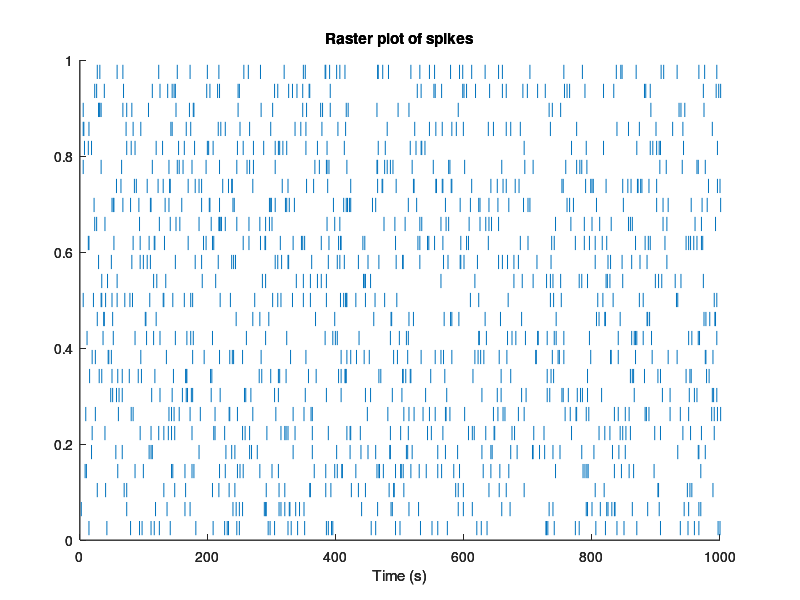
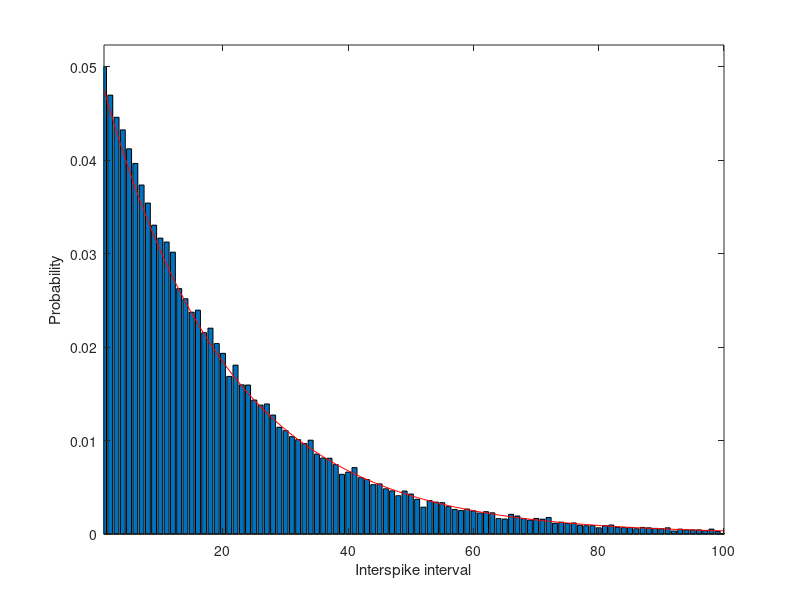
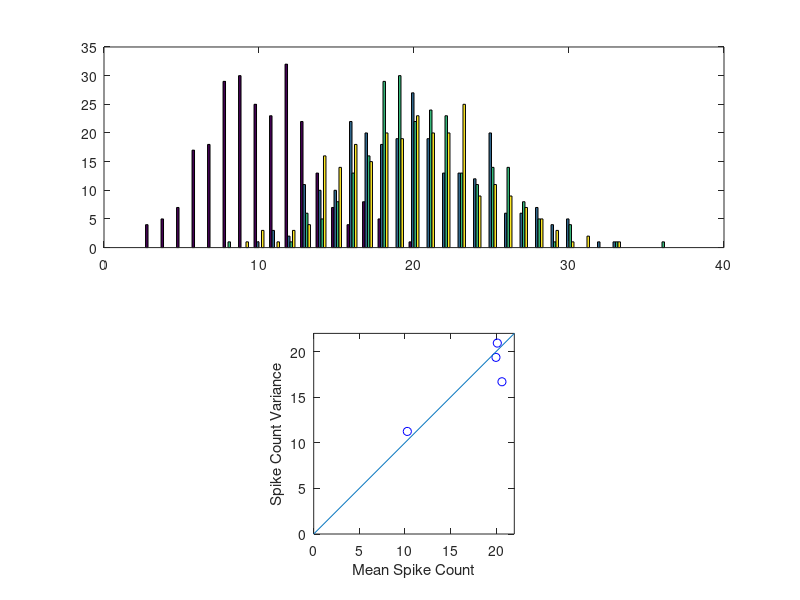

These figures' MATLAB source, in order:
function poissonTutorial

%%%%%%%%%%%%%%%%%%%%%%%%%%%%%%%%%%%%%%%%%%%%%%%%%%%%%%%%
%
% poissonTutorial.m
%
% NOTE: For compatibility with different web browsers,
% this file has been renamed 'poissonTutorial.txt'. In
% order to use it in MATLAB, you should rename it as
% 'poissonTutorial.m' and then open it up with the 
% MATLAB editor.
%
% This tutorial introduces the Poisson model of stochastic
% neuronal firing. It will demonstrate the type of variability
% seen in the response of sensory neurons, and explore the
% properties of that variability
%
% This tutorial is closely based on a tutorial created by 
% David Heeger for the Cold Spring Harbor course on Computational
% Neuroscience: Vision, which was subsequently extended by 
% Greg Horwitz.
%
% INSTRUCTIONS:
%
% While other approaches are possible, it is recommended that you
% put a breakpoint on the first line of executable code below, and
% then use the Matlab debugger to step through the lines while
% reading the text that is interspersed with code.
%
%%%%%%%%%%%%%%%%%%%%%%%%%%%%%%%%%%%%%%%%%%%%%%%%%%%%%%%%

clear all;          % clear, but don't move the windows

%%%%%%%%%%%%%%%%%%%%%%%%%%%%%%%%%%%%%%%%%%%%%%%%%%%%%%%%
% INTRODUCTION:
%
% It is not important that you memorize the equations for a Poisson
% process, but you should know something about its general properties
% how they relate to neuronal spiking.
%
% A Poisson process is a member of the class of stochastic (random)
% point (binary) processes.  It is formally defined by the following 
% set of equations (here, N(t) is the number of events that have occurred 
% by time 't').
%
% 1) N(0)=0 
%    This means that there are no spikes at the begining of time.
% 2) The process is stationary
%    This means that the rate of spike firing doesn't change over time,
% although neuronal responses can be modeled using Poisson processes with
% different rates during different epochs (e.g. background and stimulus periods).
% 3) The process has independent increments
%    This means that the number of spikes occurring in any interval is independent
% of the number of spikes occurring in any other (non-overlapping)
% interval. That is, what happened in the previous interval doesn't affect
% the current interval
% 3) Prob{N(h)=1} = lamba*h + o(h)
%    Translation: The probability of one event in a "brief" window of
% time is a constant, "lambda" multiplied by the duration of the window, "h".
% "o(h)" is the probability of more than one spike in a brief window, and it
% is vanishingly small. That is, spike counts in brief intervals are all zeros
% and ones.  For neurons, this applies if we use ~1 ms intervals.
%
% The Poisson model occurs very naturally in situations in which a
% large number of independent components all have the capacity 
% for generating an event, but none of them are very likely to do so
% at a given time.  For example, it does an excellent job of describing
% radioactive decay.
%
% Early neurophysiologists were struck by the irregularity spike trains
% recorded from neurons in vivo and thus the Poisson model of neural
% firing was born.  Even these early neurophysiologists were aware
% that the firing rates of real neurons are not stationary and don't have strictly
% independent increments.  Still, these violations aside, the Poisson
% model does a remarkable job of describing firing variability of cortical
% neurons.  
%
%%%%%%%%%%%%%%%%%%%%%%%%%%%%%%%%%%%%%%%%%%%%%%%%%%%%%%%%%
% SIMULATING POISSON SPIKING:
%
% One of the easiest ways to generate a Poisson spike train is to rely
% on the approximation:
%
%    Prob{1 spike during (t, t + timeStepS)} = r(t) * timeStepS
%
% where r(t) is the instantaneous firing rate (in spikes per second) and timeStepS 
% is the time step.  The right half of equation is essentially "lamba * h" from 
% equation 3 above, with the assumption that "o(h)" is zero -- timeStepS is short 
% enough so that there is no chance that the neuron would fire more than one spike 
% in any given interval.

% Let's begin by choosing a time step and by choosing an average
% firing rate.

timeStepS = 0.001;                  % 1 msec
spikesPerS = 50;                    % 50 spikes per second, on average
durationS = 1.000;                  % 1 sec simulation
times = 0:timeStepS:durationS;	% a vector with each time step		

% Now we choose random numbers, one for each time step, unformly distributed between 
% 0 and 1. We will use these to decide whether a spike has occurred at each time step.

vt = rand(size(times));

% Finally, create a vector of ones and zeros depending on whether the probability of firing
% (spikesPerS*timeStepS) is greater than the corresponding random number.  We
% have a function rasterPlot() that will plot the result as raster, using lines
% to show which time steps contain a spike.  This should appear in Figure 1,
% which you can move to a convenient position on your screen.  You might want to
% expand the window to see spikes that closely spaced.

spikes = (spikesPerS*timeStepS) > vt;
rasterPlot(spikes, timeStepS);

% The main point is that spikes occur at highly irregular times.  You might seen
% some signs of a pattern, but there is no reliable pattern in the occurrence of
% spikes.  If we make a new set of spike times, and plot that, you will see that
% it is different.  To make things simpler, we have a function makeSpikes() that
% will create spike trains in the manner described above, taking arguments for
% the time step, spike rate, and sample duration.  The function is at the end of this
% file if you want to see the code.  If you run the next two lines
% of code, a new spike train will appear in Figure 1.  

spikes = makeSpikes(timeStepS, spikesPerS, durationS);
rasterPlot(spikes, timeStepS);

% Because the Poisson process is stochastic, each spike train will look
% different, even though they have the same average number of spikes.  The
% variability is more easily seen if we display a set of spike trains together
% in the plot, in format know as a raster plot (each spike train is one line in
% the raster).

spikes = makeSpikes(timeStepS, spikesPerS, durationS, 25);
rasterPlot(spikes, timeStepS);

% Your eye might pick out patterns in the raster, but there is not reliable
% structure.  Each spike is independent of others in its train, and each spike
% train is independent of all others. When testing conditions are held constant
% in neurophysiological experiments, the spiking of individual neurons often
% looks like this

%%%%%%%%%%%%%%%%%%%%%%%%%%%%%%%%%%%%%%%%%%%%%%%%%%%%%%%%%
% INTER-SPIKE INTERVAL DISTRIBUTIONS:
%
% An interesting property of the Poisson process is that the interspike
% intervals are distributed exponentially.  This is a straightforward
% consequence of the definition of the Poisson process.  If the probability of a
% spike in each interval is p, the probability of seeing an interspike interval of 
% 1 interval is p.  The probability that there will not be a spike in the first
% interval is (1-p), so the probability of seeing an interspike interval of 2 is
% (1-p) * p.  The probability of seeing an interspike interval of 3 is (1-p)^2 *
% p.  Because the probability of going an extra interval without a spike
% decreases the probability by a factor of (1-p), the probability distribution
% for interspike interval will decrease by a fixed fraction for successive
% intervals, which will be an exponentially decaying function.  

% Let's plot the interspike intervals for our Poisson process. First, get the 
% spike times.

durationS = 1000;                                       % get lots of intervals
spikes = makeSpikes(timeStepS, spikesPerS, durationS);  % make a spike train
spikeTimes = find(spikes) * timeStepS * 1000;           % get times when spikes occurred (ms)

% We can get the inter-spike intervals by subtraction the times of successive
% spikes.

spikeIntervals = spikeTimes(2:length(spikeTimes)) - spikeTimes(1:length(spikeTimes) - 1);

% Compute a histogram of the spike intervals, normalized to unit volume.

figure(2);                                              % use Figure 2
binSize = 1;                                            % 1 ms bins
x = [1:binSize:100];
intervalDist = hist(spikeIntervals(spikeIntervals < 100), x);
intervalDist = intervalDist / sum(intervalDist) / binSize; % normalize by dividing by spike number
bar(x, intervalDist);

% As promised, the histogram of interspike intervals looks like an exponential 
% probability distribution.  For verificiation, we'll superimpose the exponential
% probability density function.
 
y = exppdf(x, 1 / (spikesPerS * timeStepS));            % exponential function, scaled to predicted max
axis([min(x) max(x) 0 max(y) * 1.1]);                   % make sure everything shows on the plot
xlabel('Interspike interval');
ylabel('Probability');
hold on;
plot(x, y, 'r');                                        % add exponential function 
hold off;

% The exponential interspike interval distribution for a Poisson process
% points to one way that real neurons will not be perfectly Poisson. Real neurons will
% have interspike intervals that depart from a perfectly exponential
% distribution.
%
% QUESTION 1: Why will real neurons not have a perfectly exponential
% interspike interval distribution?
%
% Before leaving the interval distribution, it is worth mentioning that although
% a Poisson process will have an exponential interval distribution, the
% existence of an exponential interval distribution does NOT necessarily mean that it arose
% from a Poisson process.  You could get an exponential distribution in a
% situation where the interval had some special dependence on each other, 
% which is not allowed for a Poisson process. 
%
%%%%%%%%%%%%%%%%%%%%%%%%%%%%%%%%%%%%%%%%%%%%%%%%%%%%%%%%%
% SPIKE COUNT VARIANCE:
%
% The Poisson model of spiking is important because it makes it possible
% to explore the variability of neuronal spiking and how that affect the
% reliability of neuronal signals. One notable property of a Poisson process 
% is that for a given spike rate mean of the spike counts over repeated counts
% is equal to the variance of those spike counts. By "variance", we mean the
% formal statistical definition of variance, which is the square of the standard
% deviation of a distribution.  NB: The equality of the mean and variance holds
% only for spike COUNTS, and is generally NOT the case for the spike RATES or
% interspike intervals of Poisson processes.
%
% This relationship between spike count mean and spike count variance can be
% seen by plotting some distributins of spike counts. Let's see what spike
% counts are for 1 second counting intervals when the average rate is 25
% spikes/s.

timeStepS = 0.001;                  % set the spike train parameters
spikesPerS = 20;                    % 20 spike/s rate
durationS = 1.000;                  % 1 s simulation
startS = 0.001;                     % count from for the full 1 second
endS = 1.000;
spikes = makeSpikes(timeStepS, spikesPerS, durationS, 250);  % make 250 spike trains
counts = countSpikes(spikes, timeStepS);                     % get the 250 spike counts
plotSpikeCounts(counts);            % plot the 250 spike counts (this function is below)

% The counts are random, but you should see that they range from as low as ~10
% to as high as ~30 -- a broad range around the expected 20 spikes.  The plot in
% the lower half of the figure has a point showing the spike count mean for this distribution
% (x-axis) and the spike variance (y-axis).  The point should fall close to the
% identity line.
%
% Let's add some more distributions with mean counts that are lower (2 and ~6).

for i = 1:2
    spikesPerS = spikesPerS / sqrt(10);
    spikes = makeSpikes(timeStepS, spikesPerS, durationS, 250);
    counts(i+1,:) = countSpikes(spikes, timeStepS, startS, endS);
end
plotSpikeCounts(counts);

% The lower plot shows that the equality between variance and mean holds
% regardless of what the mean count is.  
%
% The plots of the three distributions show how the Poission distribution differs from the 
% normal (also known as bell-shaped or Gaussian) distribution.  When a Poisson distribution has 
% a large mean, as with the blue distribution (mean 20 spikes), it is similar to a normal
% distribution.  For small means, however, the Poisson distribution differs
% greatly.  The red distribution (mean 2) is not clipped: Poisson distributions
% do not include negative numbers (there are no negative counts).  When the mean
% counts are small, the bins for 0 and 1 contain most of the counts.
%
% Variance is a somewhat abstract quantity, but you should be able to convince
% yourself that the means are approximately equal to the variances by
% considering the standard deviations, for which you should have some intuition.
% The standard deviation is the square root of the variance, so Poisson distributions
% with means of 2, 6 and 20 should have standard deviations of about 1.5, 2.5
% and 4.5.  You should see that the red, green and blue distributions have
% roughly these standard deviations.

%%%%%%%%%%%%%%%%%%%%%%%%%%%%%%%%%%%%%%%%%%%%%%%%%%%%%%%%%
% EQUIVALENCE OF TIME, NEURONS AND RATE FOR SPIKE COUNTS:
%
% The last point we will treat here is how Poisson processes produce an equivalence between
% time, neurons and rate.  Because the occurrence of every spike is independent
% of every other spike, adding two Poisson distributions will give a
% distribution that is also Poisson.  Thus, if a neuron is firing an average of 10 spikes a second
% and you repeatedly count spikes in pairs of 1 second periods, the distribution of (spikes from period 1) +
% (spikes from period 2) will be a Poisson distribution with a mean count of 20
% spikes. If you instead had two neurons that were both firing an average of 10 
% spikes a second and you repeated counted spikes from both over 1 second, their combined counts 
% would also yield a Poisson distribution with a mean of 20.  Both distributions
% wuold be the same as that obtained by counting for 1 second periods from a
% neuron that was firing an average of 20 spikes per second.  It doesn't matter
% if doubled the mean by counting spike for twice as long, counting from
% twice as many (identical) neurons, or from a neuron firing at twice the rate,
% the result is the same.
%
% Let's look at this directly.  The following code will plot 4 distributions.
% Each includes 250 counts. The first (blue) distribution is spikes counts for 1 s from a 
% neuron firing an average of 10 spikes/s.  The second distribution is spike counts for 1 s
% come a neuron firing an average of 20 spikes/s.  The third distribution is
% spike counts for 2 s from a neuron firing an average of 10 spikes/s.  The
% final distribution is counts from 1 s combined from 2 neurons firing 10
% spikes/s. You should be able to see that the three final distributions all
% have a mean of 20 and are indistinguishable. 

counts = zeros(4, 250);

spikesPerS = 10;
durationS = 1.000;                  
spikes = makeSpikes(timeStepS, spikesPerS, durationS, 250);
counts(1, 1:250) = countSpikes(spikes, timeStepS);

spikesPerS = 20;
durationS = 1.000;                  
spikes = makeSpikes(timeStepS, spikesPerS, durationS, 250);
counts(2, 1:250) = countSpikes(spikes, timeStepS);

spikesPerS = 10;
durationS = 2.000;                  
spikes = makeSpikes(timeStepS, spikesPerS, durationS, 250);
counts(3, 1:250) = countSpikes(spikes, timeStepS);

spikesPerS = 10;
durationS = 1.000;                  
spikes1 = makeSpikes(timeStepS, spikesPerS, durationS, 250);
spikes2 = makeSpikes(timeStepS, spikesPerS, durationS, 250);
counts(4, 1:250) = countSpikes(spikes1 + spikes2, timeStepS);

plotSpikeCounts(counts);

end

%%%%%%%%%%%%%%%%%%%%%%%%%%%%%%%%%%%%%%%%%%%%%%%%%%%%%%%%%
% This is the end of the Poisson Tutorial.  The code below includes only
% functions that were used in the tutorial.  You should continue by running
% neuronalPerformance and following along in the Lesson.pdf in that folder. 


function counts = countSpikes(spikes, timeStepS, startS, endS)

if (nargin < 4)
    endS = length(spikes) * timeStepS;
end
if (nargin < 3)
    startS = 0;
end
trains = size(spikes, 1);
counts = zeros(1, trains);
startBin = startS / timeStepS + 1;
endBin = floor(endS / timeStepS);

for train = 1:trains
    counts(train) = sum(spikes(train, startBin:endBin));
end
end

function plotSpikeCounts(counts)

t = counts';

figure(3);
subplot(2, 1, 1);
hist(t, 0:max(max(t)) * 1.1);
s = axis;
axis([0 s(2) s(3) s(4)]);
subplot(2, 1, 2);
xlabel('Spike Counts');

m = mean(t);
v = var(t);
plot(m, v, 'bo');
s = axis;
axisLimit = max(s(2), s(4));
axis([0 axisLimit 0 axisLimit]);
hold on;
line([0, axisLimit], [0, axisLimit]);
hold off;
axis('square');
xlabel('Mean Spike Count');
ylabel('Spike Count Variance');

end

function rasterPlot(spikes, timeStepS)

figure(1);

times = [0:timeStepS:timeStepS * (length(spikes) - 1)];
axes('position', [0.1, 0.1, 0.8, 0.8]);
axis([0, length(spikes) - 1, 0, 1]);
trains = size(spikes, 1); 
ticMargin = 0.01;                                      % gap between spike trains (full scale is 1)
ticHeight = (1.0 - (trains + 1) * ticMargin) / trains;

for train = 1:trains
    spikeTimes = find(spikes(train, :) == 1);
    yOffset = ticMargin + (train - 1) * (ticMargin + ticHeight);
    for i = 1:length(spikeTimes)
        line([spikeTimes(i), spikeTimes(i)], [yOffset, yOffset + ticHeight]);
    end
end

xlabel('Time (s)')
title('Raster plot of spikes');
end

function spikes = makeSpikes(timeStepS, spikesPerS, durationS, numTrains)

if (nargin < 4)
    numTrains = 1;
end
times = [0:timeStepS:durationS];
spikes = zeros(numTrains, length(times));
for train = 1:numTrains
    vt = rand(size(times));
    spikes(train, :) = (spikesPerS*timeStepS) > vt;
end
end
